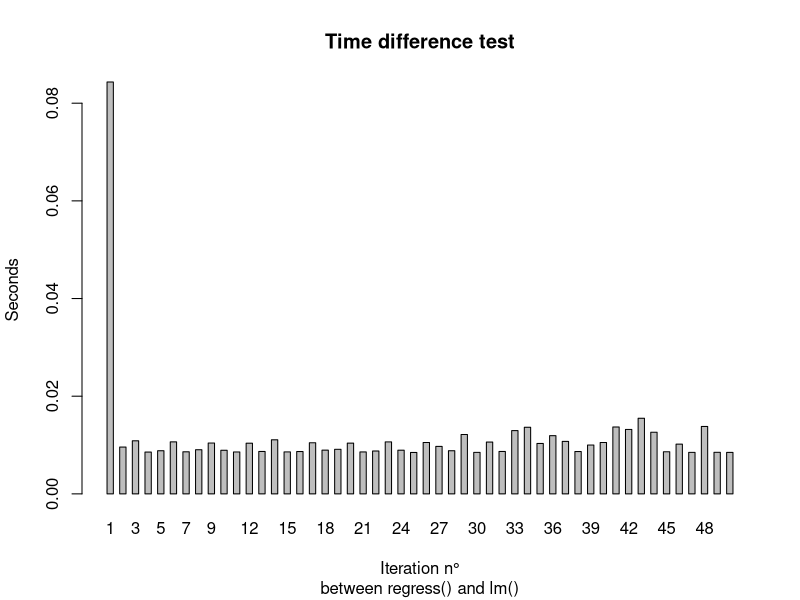
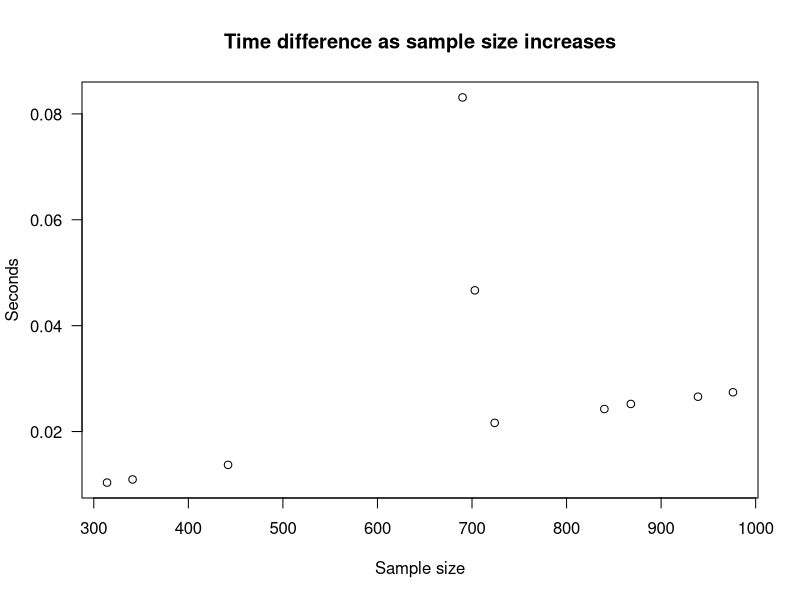
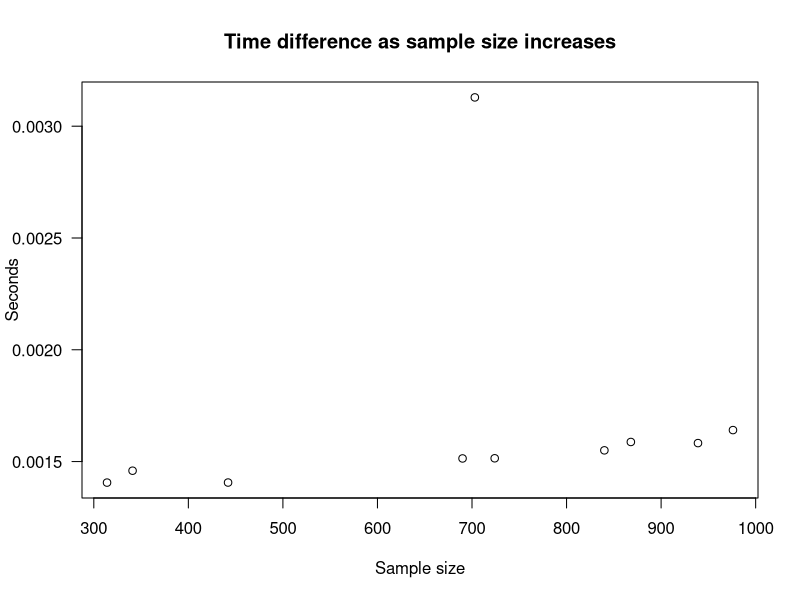

These figures' R source, in order:
regress <- function(y, x, beta = c(0, 0), alpha = 0.05) {
  
  dataset <- data.frame(y, x)
  
  # Sample Size
  n <- nrow(dataset)
  
  # Find mean of data
  meanX <- mean(dataset[, 2])
  meanY <- mean(dataset[, 1])
  
  # Calculating Beta 
  Covariance <- sum((x - meanX) * (y - meanY))
  Variance <- sum((x - meanX) ^ 2)
  
  # Calculating Estimators 
  slope <- Covariance / Variance
  intercept <- meanY - slope * meanX 
  
  # Calculate error term
  error <- rep(0, n)
  for (i in 1:n){
    error[i] <- dataset[i, 1] - intercept -  slope * dataset[i, 2]
  }
  
  # SE of Slope
  var.slope <- sum(error^2) / ((n - 2) * Variance)
  se.slope <- sqrt(var.slope)
  
  # T(X) of Slope
  T.slope <- (slope - beta[2]) / se.slope
  
  # P-value of T(X)
  p.slope <- pt(T.slope, df = n - 1, lower.tail = FALSE)
  
  # Confidence Interval for slope
  p <- alpha / 2
  level <- 1 - alpha
  
  # Bounds
  Lower <- slope - qt(p, n - 1, lower.tail = FALSE) * se.slope  
  Upper <- slope + qt(p, n - 1, lower.tail = FALSE) * se.slope 
 
  # Residuals
  minResid = min(error)
  medResid = median(error)
  maxResid = max(error)
  meanResid = mean(error)
  seResid = sd(error)

  # SE of Intercept
  var.intercept = ((seResid^2) * sum(x^2)) / (n * Variance)
  se.intercept = sqrt(var.intercept)

  # T(X) of intercept
  T.intercept = (intercept - beta[1]) / se.intercept

  # P-value of T(X)
  p.intercept <- pt(T.intercept, df = n - 1, lower.tail = FALSE)

  # Confidence Interval for intercept
  # Bounds
  Lower.int <- intercept - qt(p, n - 1, lower.tail = FALSE) * se.intercept 
  Upper.int <- intercept + qt(p, n - 1, lower.tail = FALSE) * se.intercept


  # store Output 
  Estimate <- c(intercept, slope)
  StdError <- c(se.intercept, se.slope)
  Tstat <- c(T.intercept, T.slope)
  Pvalue <- c(p.intercept, p.slope)
  LowerCI <- c(Lower.int, Lower)
  UpperCI <- c(Upper.int, Upper)

  residuals <- data.frame(minResid, medResid, maxResid, "|", meanResid, seResid, row.names = "")
  colnames(residuals) <- c("Min", "Median", "Max", "|", "Mean", "Std Error")

  summary <- data.frame(Estimate, StdError, Tstat, Pvalue, LowerCI, UpperCI, row.names = c("Intercept", "Slope"))
  colnames(summary) <- c("Estimate", "Std error", "T value", "P value", "Lower Bound", "Upper Bound")
  
  cat("Regression: \n")
  cat("Method: Ordinary Least Squares \n")
  cat("\n")
  print(summary)
  cat("\n")
  cat("Residuals: \n")
  print(residuals)
}

set.seed(2024)

# Sample Creation

x <- rnorm(n = 300, mean = 3, sd = sqrt(2))

y <- 3 + 2*x + rnorm(n = 300, mean = 0, sd = 1)

start <- Sys.time()
regress(y,x)
end <- Sys.time() 

regressTime <- end - start

begin <- Sys.time()
test <- lm(y ~ x)
summary(test)
finish <- Sys.time()

lmTime <- finish - begin

regressTime
lmTime

confint(test, level = 0.95)

speed <- function(n = 10){

time <- rep(0, n)
timeR <- rep(0, n)
timeLM <- rep(0, n)

for (i in 1:n){

  # Sample creation
  x <- rnorm(n = 300, mean = 3, sd = sqrt(2))
  y <- 3 + 2*x + rnorm(n = 300, mean = 0, sd = 1)

  # Regress()
  startR <- Sys.time()
  regress(y, x)
  endR <- Sys.time()

  # Time Difference for regress()
  timeR[i] <- endR - startR

  # lm()
  startLM <- Sys.time()
  test <- lm(y ~ x)
  summary(test)
  confint(test, level = 0.95)
  endLM <- Sys.time()

  # Time Difference for lm()
  timeLM[i] <- endLM - startLM

  # Compare
  time[i] <- timeR[i] - timeLM[i]

  cat("Test n°: ", i, "\n")
}

output <- data.frame(timeR, timeLM, time)
colnames(output) <- c("regress()", "lm()", "Difference")

return(output)
}

test <- speed(50)

barplot(test[,3], width = 1, space = 1, 
names.arg = rownames(test), beside = TRUE,
main = "Time difference test", sub = "between regress() and lm()",
xlab = "Iteration n°", ylab = "Seconds")

mean(test[,1])
mean(test[,2])
mean(test[,3])

performance <- function(n = 10, m = 1000){

time <- rep(0, n)
timeR <- rep(0, n)
timeLM <- rep(0, n)
size <- rep(0, n)

for (i in 1:n){

  j <- round(runif(1, min = 300, max = m), 0)
  
  # Sample creation
  x <- rnorm(n = j, mean = 3, sd = sqrt(2))
  y <- 3 + 2*x + rnorm(n = j, mean = 0, sd = 1)

  # Regress()
  startR <- Sys.time()
  regress(y, x)
  endR <- Sys.time()

  # Time Difference for regress()
  timeR[i] <- endR - startR

  # lm()
  startLM <- Sys.time()
  test <- lm(y ~ x)
  summary(test)
  confint(test, level = 0.95)
  endLM <- Sys.time()

  # Time Difference for lm()
  timeLM[i] <- endLM - startLM

  # Compare
  time[i] <- timeR[i] - timeLM[i]
  size[i] <- j
  
  cat("Test n°: ", i, "\n")

}

output <- data.frame(timeR, timeLM, time, size)
colnames(output) <- c("regress()", "lm()", "Difference", "Sample size")

output <- output[order(output[, 4]),]

return(output)

}

perf <- performance(10, 1000)

plot(perf[, 4], perf[, 1], xlab = "Sample size", ylab = "Seconds",
     main = "Time difference as sample size increases", las = 1)
abline(a = 9.453547e-02 , b = 7.402285e-05, col = "red", lwd = "2")

regress(perf[,1], perf[, 4])

plot(perf[, 4], perf[, 2], xlab = "Sample size", ylab = "Seconds",
     main = "Time difference as sample size increases", las = 1)
regress(perf[,2], perf[, 4])

2.362159e-06 * 1000


